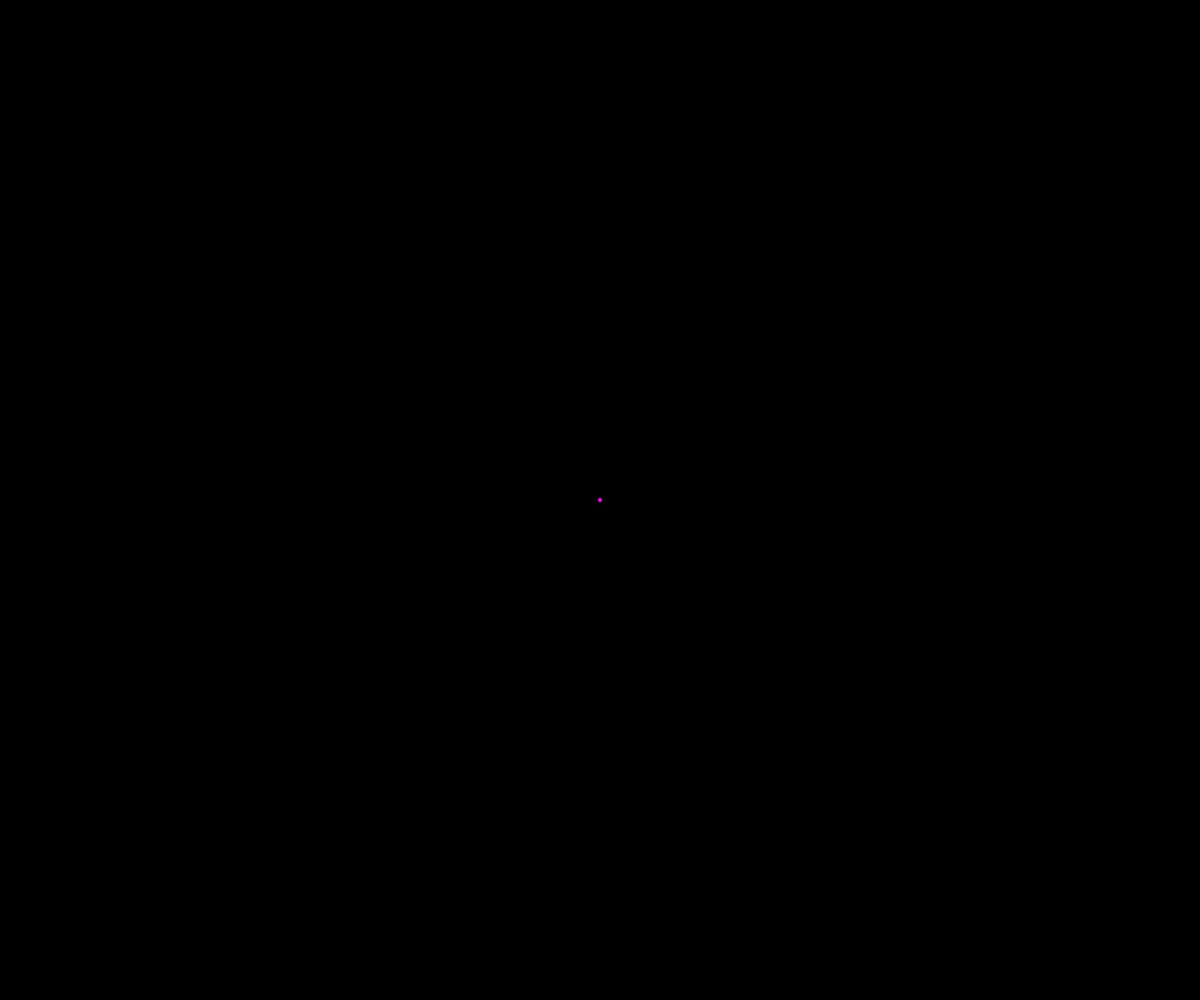
Frame 1 (no input)
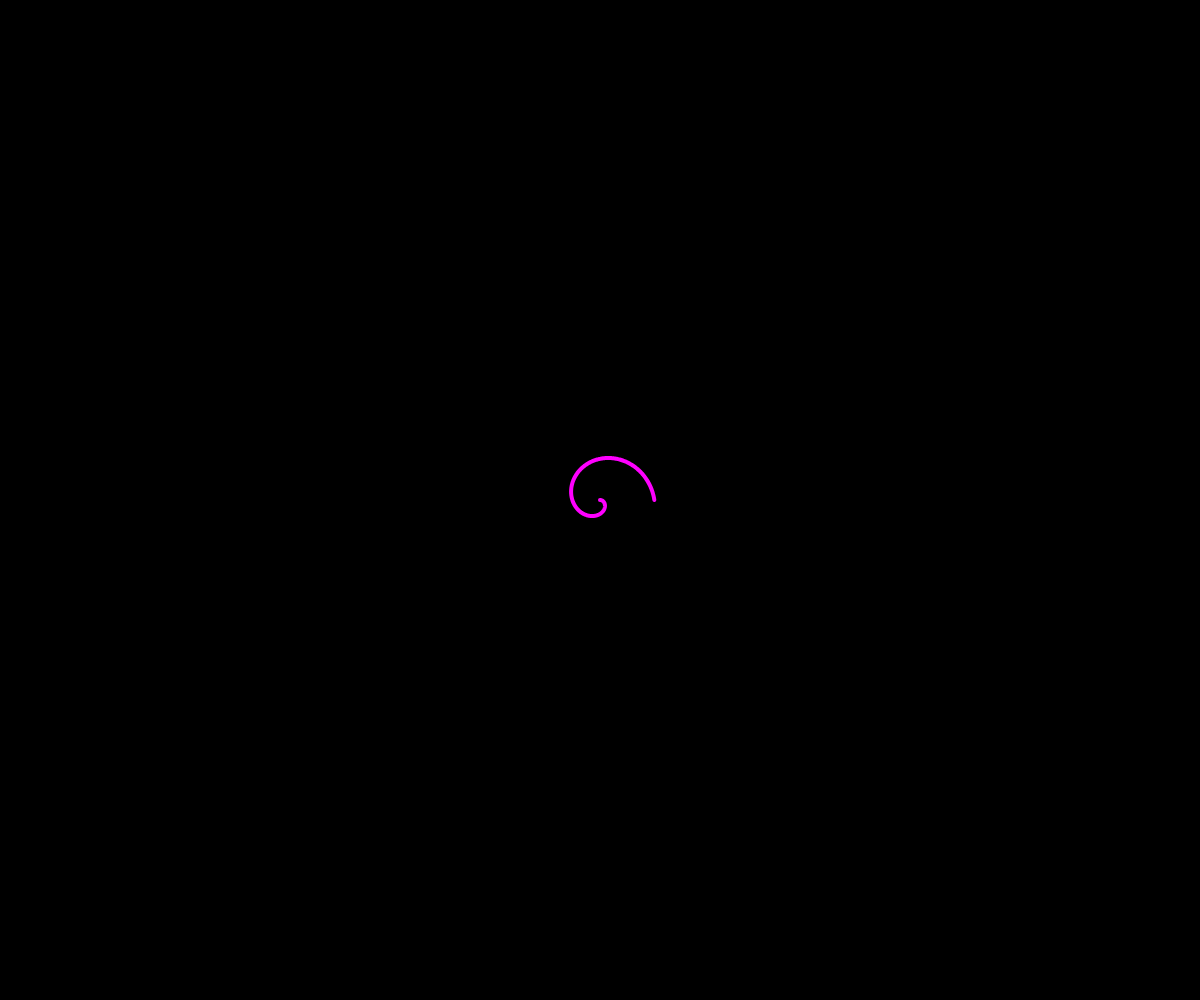
Frame 60 (no input)
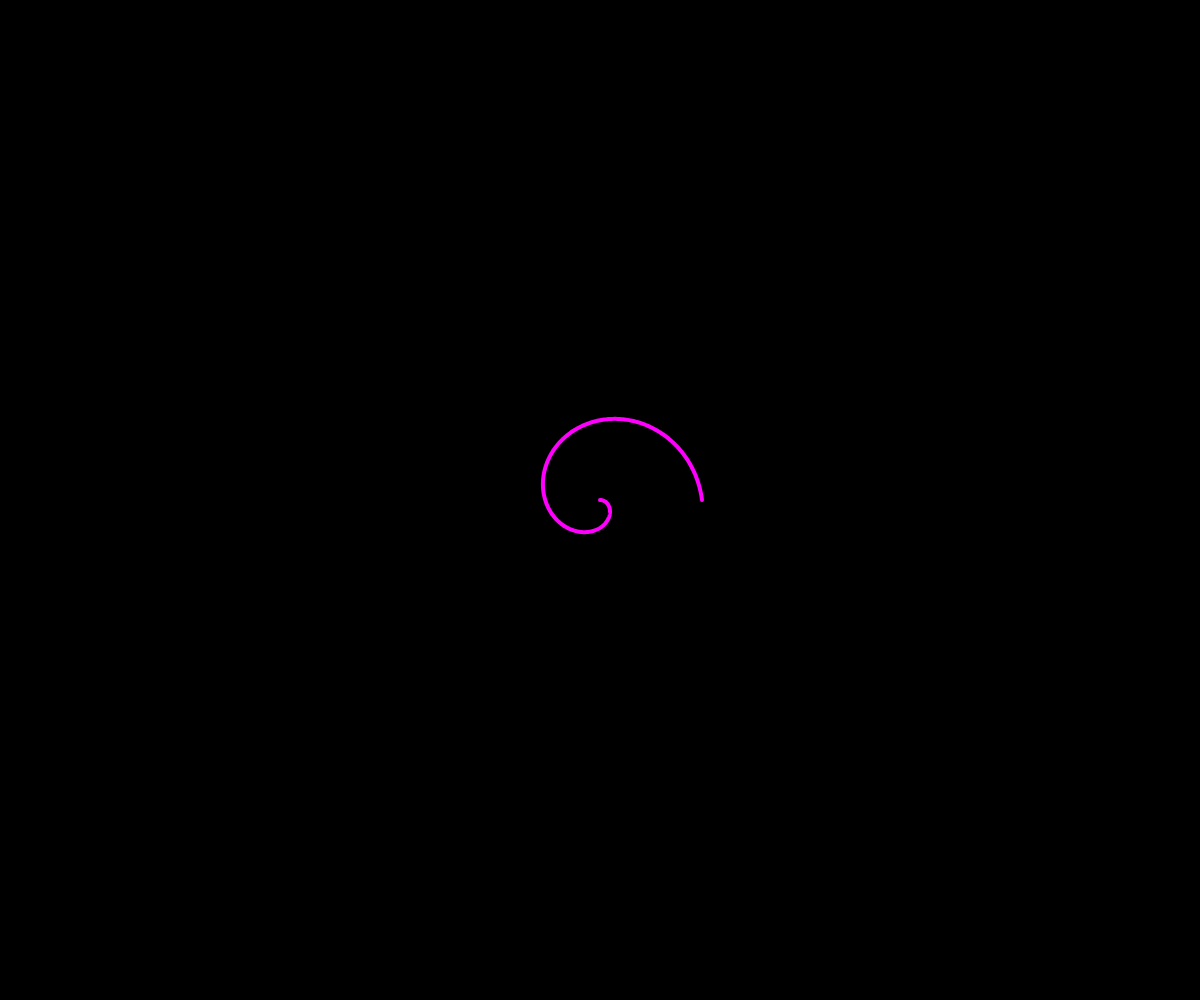
Frame 120 (the mouse pressed at the canvas centre since frame 60)

The p5.js sketch that drew these frames (run headless with seeded random() and noise() and a simulated clock; from frame 60 on, the mouse is pressed at the canvas centre):

// p5.js sketch
// ── sketch.js
// Maurer Rose
// The Coding Train / Daniel Shiffman
// https://thecodingtrain.com/CodingInTheCabana/002-collatz-conjecture.html
// https://youtu.be/4uU9lZ-HSqA
// https://editor.p5js.org/codingtrain/sketches/qa7RiptE9

let n = 0;
let d = 0;
// let dSlider;

function setup() {
    createCanvas(window.innerWidth, window.innerHeight);
    angleMode(DEGREES);
    //dSlider = createSlider(1,180,1);
}

function draw() {
    background(0);
    translate(width / 2, height / 2);
    stroke(255);
    //d = dSlider.value();
    noFill();
    beginShape();
    strokeWeight(1);
    for (let i = 0; i < 361; i++) {
        let k = i * d;
        let r = 150 * sin(n * k);
        let x = r * cos(k);
        let y = r * sin(k);
        vertex(x, y);
    }
    endShape();

    noFill();
    stroke(255, 0, 255, 255);
    strokeWeight(4);
    beginShape();
    for (let i = 0; i < 361; i++) {
        let k = i;
        let r = 150 * sin(n * k);
        let x = r * cos(k);
        let y = r * sin(k);
        vertex(x, y);
    }
    endShape();

    n += 0.001;
    d += 0.003;
}
